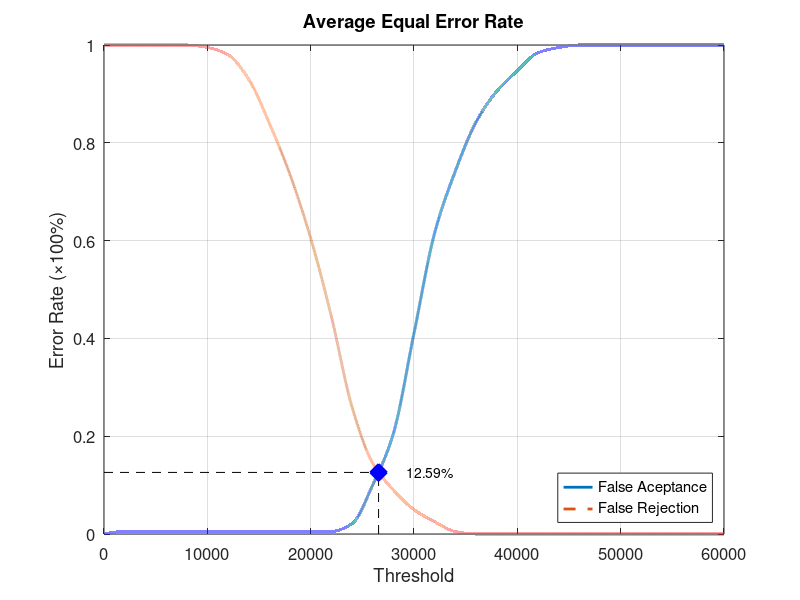
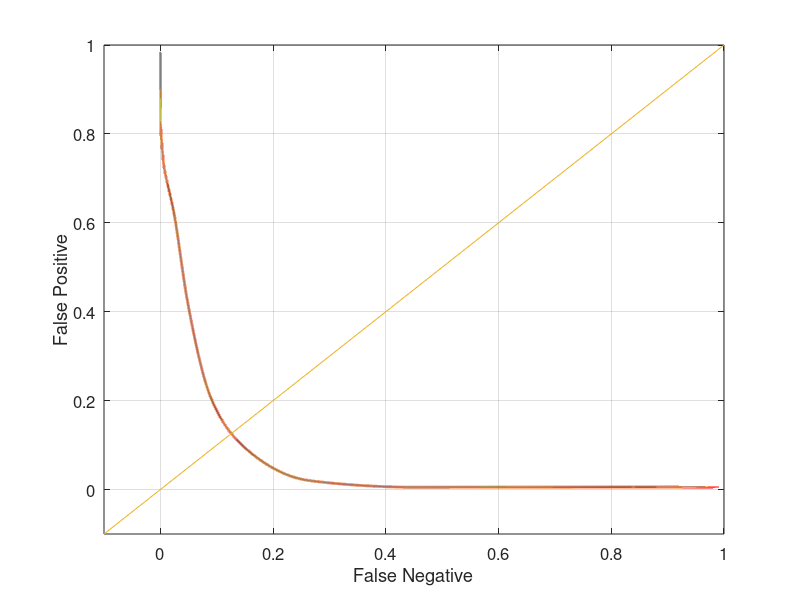

Write the MATLAB code that produced these figures, in order.
function yEER = Database2_4
close all;
clear;
clc;
x = 0:2000:60000;
xq = 0:0.5:60000;

y0 = [0 0.00526316 0.00526316 0.00526316 0.00526316 0.00526316 0.00526316 0.00526316 0.00526316 0.00526316 0.00526316 0.00526316 0.0210526 0.1 0.205263 0.410526 0.615789 0.742105 0.842105 0.905263 0.947368 0.984211 0.994737 1 1 1 1 1 1 1 1];
yy0 = interp1(x, y0, xq, 'pchip');
y1 = [1 1 1 1 1 0.995 0.98 0.93 0.84 0.735 0.605 0.445 0.26 0.145 0.09 0.05 0.025 0.005 0 0 0 0 0 0 0 0 0 0 0 0 0];
yy1 = interp1(x, y1, xq, 'pchip');

% Calculating EER: 
y2 = abs(y0 - y1);
find(y2 == min(y2))
yy2 = abs(yy0 - yy1);
xEER = find(yy2 == min(yy2));
xEERIndex = xq(xEER) % X-axis EER
yEER = yy0(xEER) % Y-axis EER

main = figure
plot(xq, yy0,'-','LineWidth', 2);	hold on
plot(xq, yy1,'--','LineWidth', 2);	hold on
plot([xEERIndex xEERIndex], [0 yEER], 'k--');	hold on
plot([0 xEERIndex], [yEER yEER], 'k--');	hold on
plot(xEERIndex, yEER, 'bx', 'LineWidth', 10);	hold on
text(xEERIndex + 10 * xEERIndex / 100, yEER, [num2str(round((10000 * yEER)) / 100) '%'])
legend('False Aceptance', 'False Rejection', 'Location', 'SouthEast')
xlabel('Threshold')
ylabel('Error Rate (\times100%)')
title('Average Equal Error Rate')
set(gca, 'FontSize', 12)
axis([0 60000 0 1])
grid on

print(main, 'Database2_4Main', '-dpng');
FNRxFPR = figure('Color', [1 1 1]);
plot(yy1, yy0, '-', yy1, yy0, 'LineWidth', 2);
hold on
y = -0.1:0.1:1
plot(y, y); 
set(gca, 'FontSize', 12)
xlabel('False Negative')
ylabel('False Positive')
axis([-0.1 1 -0.1 1])
set(gca, 'FontSize', 12)
grid on

print(FNRxFPR, 'Database2_4FNRxFPR','-dpng');
end
